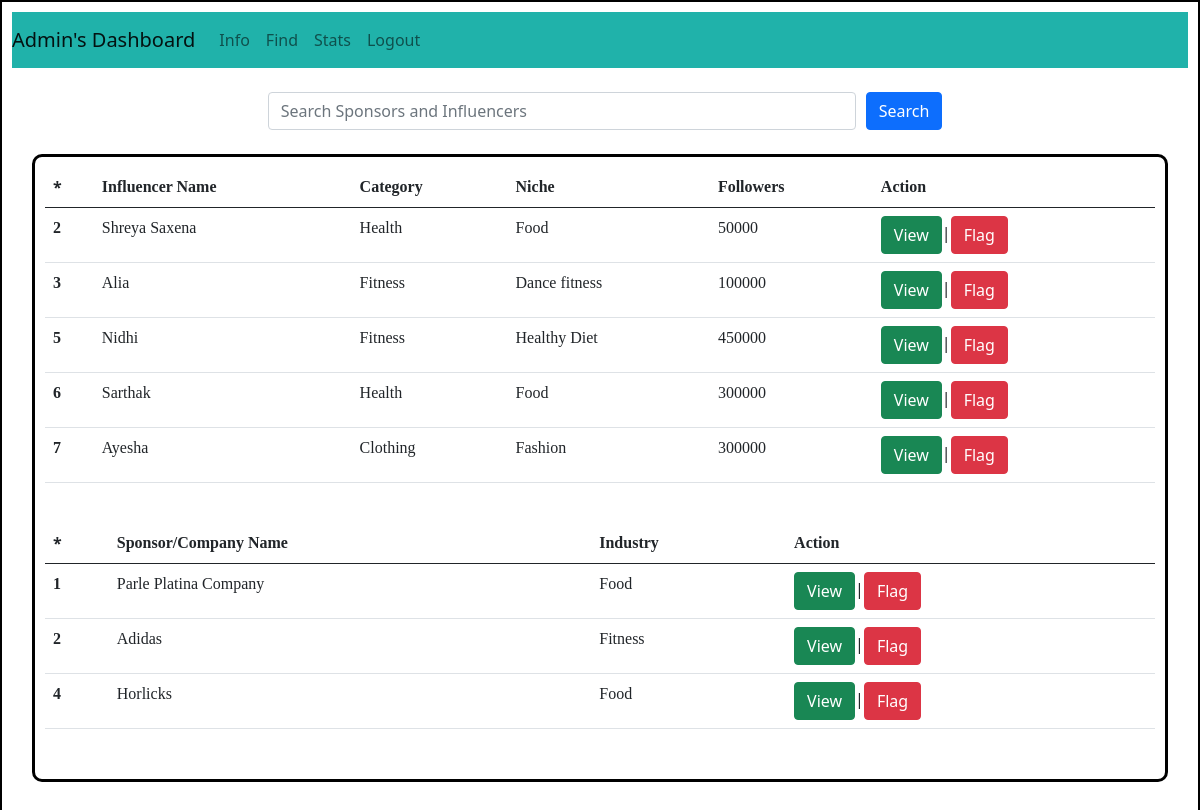
The app's page /admin/dashboard/find, older data.
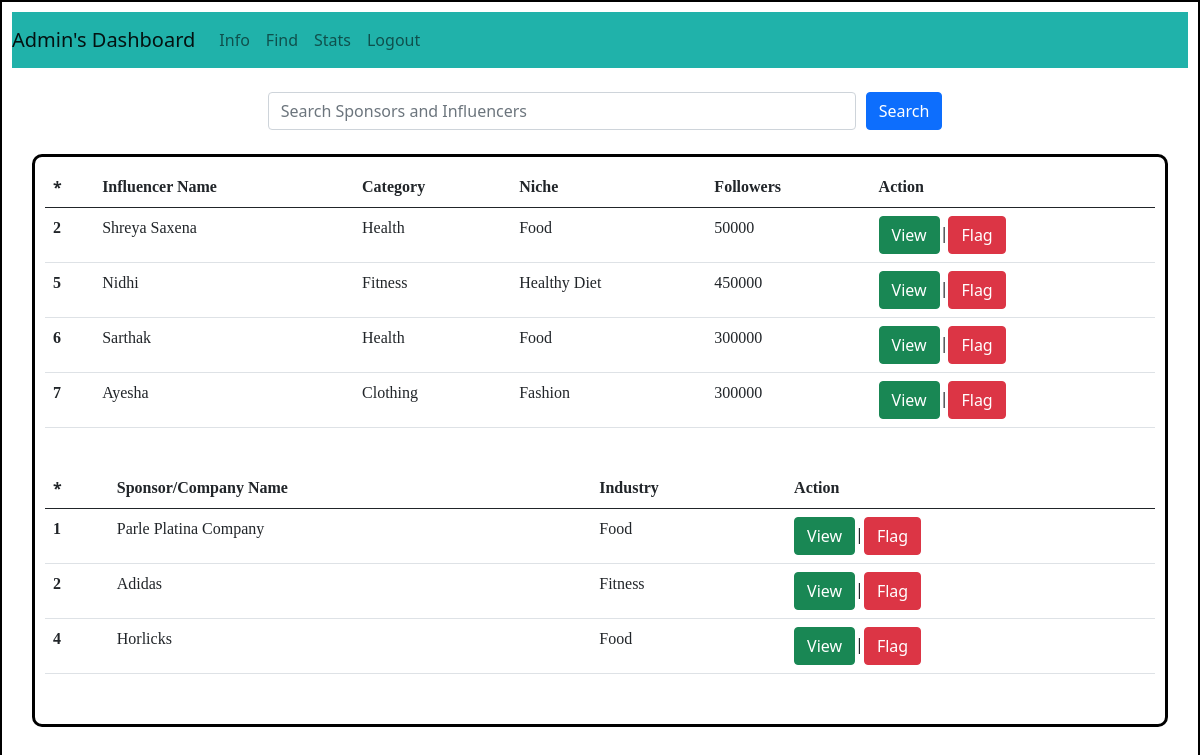
The same page, newer data.
### backend/models.py (models this page shows)
class User(db.Model):
    __tablename__ = "user"
    id = db.Column(db.Integer, primary_key = True, nullable = False, autoincrement = True)
    email = db.Column(db.String, nullable = False, unique = True)
    full_name = db.Column(db.String, nullable = False)
    search_name = db.Column(db.String, nullable = False, default="null")
    user_name = db.Column(db.String, unique = True, nullable = False)
    pwd = db.Column(db.String, nullable = False, default="null")
    category = db.Column(db.String, nullable = False, default="null")
    niche = db.Column(db.String, nullable = False, default="null")
    followers = db.Column(db.Integer, nullable=False, default = 0)
    type = db.Column(db.String, nullable = False, default = "general")
    is_flagged = db.Column(db.String, nullable=False, default="False")
    ad_request = db.relationship("Ad_request", cascade="all, delete", backref="user")

class Sponser(db.Model):
    __tablename__ = "sponser"
    id = db.Column(db.Integer, primary_key = True, nullable = False, autoincrement = True)
    email = db.Column(db.String, nullable = False, unique = True)
    company_name = db.Column(db.String, nullable = False)
    search_name = db.Column(db.String, nullable = False, default="null")
    user_name = db.Column(db.String, unique = True, nullable = False)
    pwd = db.Column(db.String, nullable = False,  default="null")
    industry = db.Column(db.String, nullable = False)
    budget = db.Column(db.Float, nullable = False, default = 1000.0)
    is_flagged = db.Column(db.String, nullable=False, default="False")
    type = db.Column(db.String, nullable = False, default = "Sponsor")
    campaigns = db.relationship("Campaigns", cascade="all, delete", backref="sponser")

### backend/controllers.py (the view)
@app.route("/admin/dashboard/find")
def admin_dashboard_find():
    influencers = fetch_influencers()
    sponsers = fetch_sponsers()
    return render_template("admin_dashboard_find.html", influencers=influencers, sponsers= sponsers)

### backend/controllers.py (called while the page is built)
def fetch_influencers():
    influencer = User.query.filter_by(type = 'general', is_flagged = "False" ).all()
    influencer_list = {}
    for user in influencer:
        if user.id not in influencer_list.keys():
            influencer_list[user.id] = [user.full_name, user.category, user.niche, user.followers]
    return influencer_list

def fetch_sponsers():
    sponsers = Sponser.query.filter_by( is_flagged = "False").all()
    sponser_list = {}
    for sponser in sponsers:
        if sponser.id not in sponser_list.keys():
            sponser_list[sponser.id] = [sponser.company_name, sponser.industry]
    return sponser_list

### templates/admin_dashboard_find.html (shortened to what this page needs)
<!DOCTYPE html>
<html lang="en">
<head>
    <link rel="stylesheet" href = "/static/dashboardstyle.css">
    <link href="https://cdn.jsdelivr.net/npm/bootstrap@5.0.2/dist/css/bootstrap.min.css" rel="stylesheet">
</head>
<body>
    <div id = "container-admin">
      <nav class="navbar navbar-expand-lg navbar-light " style="background-color: lightseagreen;">
            <a class="navbar-brand" href="#">Admin's Dashboard</a>
            <div class="collapse navbar-collapse" id="navbarNav">
              <ul class="navbar-nav">
                <li class="nav-item active">
                  <a class="nav-link" href="/admin/dashboard/info"> Info </a>
                </li>
                <li class="nav-item active">
                  <a class="nav-link" href="/admin/dashboard/find"> Find</a>
                </li>
                <li class="nav-item active">
                  <a class="nav-link" href="/admin/stats"> Stats </a>
                </li>
                <li class="nav-item">
                  <a class="nav-link" href="/login"> Logout</a>
                </li>
          </nav><br>
          <form action="/admin/search"  class="form-inline">
            <input type="text" class="form-control" id="search" name="search_word" placeholder="Search Sponsors and Influencers">
            <button type="submit" class="btn btn-primary">Search</button>
          </form><br>
<div id="campaign"  class="justify-content-center">
  {%if influencers %}
  <table class="table">
    <thead>
          <tr>
            <th scope="col">*</th>
            <th scope="col" style="font-family: 'Times New Roman', Times, serif;">Influencer Name</th>
            <th scope="col" style="font-family: 'Times New Roman', Times, serif;">Category</th>
            <th scope="col" style="font-family: 'Times New Roman', Times, serif;">Niche</th>
            <th scope="col" style="font-family: 'Times New Roman', Times, serif;">Followers</th>
            <th scope="col" style="font-family: 'Times New Roman', Times, serif;">Action</th>
          </tr>
      </thead>
    <tbody>
    {%for key, value in influencers.items()%}
      <tr>
        <th scope="row" style="font-family: 'Times New Roman', Times, serif;">{{key}}</th>
        <td style="font-family: 'Times New Roman', Times, serif;">{{value[0]}}</td>
        <td style="font-family: 'Times New Roman', Times, serif;">{{value[1]}}</td>
        <td style="font-family: 'Times New Roman', Times, serif;">{{value[2]}}</td>
        <td style="font-family: 'Times New Roman', Times, serif;">{{value[3]}} </td>
        <td><a href="/admin/view/user/{{key}}"><button type="button" class="btn btn-success">View</button></a>|<a href="/flag/user/{{key}}"><button type="button" class="btn btn-danger">Flag</button></a></td>
      </tr>
    {%endfor%}
    </tbody>
  </table>
  {%else%}
  <h3 style="font-family: 'Times New Roman', Times, serif;">No Influencer available!</h3>
  {%endif%}<br>
<div class="justify-content-center">
  {%if sponsers %}
  <table class="table">
    <thead>
          <tr>
            <th scope="col">*</th>
            <th scope="col" style="font-family: 'Times New Roman', Times, serif;">Sponsor/Company Name</th>
            <th scope="col" style="font-family: 'Times New Roman', Times, serif;">Industry</th>
            <th scope="col" style="font-family: 'Times New Roman', Times, serif;">Action</th>
          </tr>
      </thead>
    <tbody>
    {%for key, value in sponsers.items()%}
      <tr>
        <th scope="row" style="font-family: 'Times New Roman', Times, serif;">{{key}}</th>
        <td style="font-family: 'Times New Roman', Times, serif;">{{value[0]}}</td>
        <td style="font-family: 'Times New Roman', Times, serif;">{{value[1]}}</td>
        <td><a href="/admin/view/sponser/{{key}}"><button type="button" class="btn btn-success">View</button></a>|<a href="/flag/sponser/{{key}}"><button type="button" class="btn btn-danger">Flag</button></a></td>
      </tr>
    {%endfor%}
    </tbody>
  </table>
  {%else%}
  <h3 style="font-family: 'Times New Roman', Times, serif;">No Sponsor available!</h3>
  {%endif%}<br>
</div>
</div>
</body>
</html>

### static/dashboardstyle.css (style rules this page uses)
* { margin: 0%; padding: 0%; }
#campaign { border: 3px solid black ; padding: 10px; margin-left: 20px; margin-right: 20px; border-radius: 10px; }
#container-admin { border: 2px solid black; padding: 10px; height: 1000px; }

### templates/admin_dashboard_find.html (style rules this page uses)
form { width: 100%; display: flex; flex-direction: row; justify-content: center; align-items: center; }
#search { margin-left: 10px; margin-right: 10px; width: 50%; }

Row changes from the older to the newer data that the page shows:
removed User: full_name "Alia", category "Fitness", niche "Dance fitness", followers "100000"
Text that changed along with them:
list line gone: "3 View | Flag"
